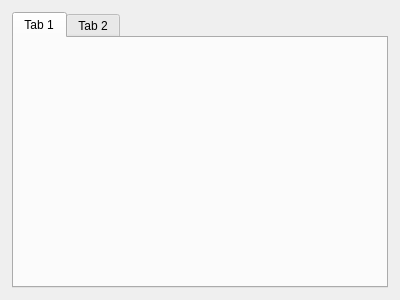
<?xml version="1.0" encoding="UTF-8"?>
<ui version="4.0">
 <class>MainWindow</class>
 <widget class="QDialog" name="MainWindow">
  <property name="geometry">
   <rect>
    <x>0</x>
    <y>0</y>
    <width>400</width>
    <height>300</height>
   </rect>
  </property>
  <property name="windowTitle">
   <string>MainWindow</string>
  </property>
  <layout class="QGridLayout" name="gridLayout">
   <property name="leftMargin">
    <number>0</number>
   </property>
   <property name="topMargin">
    <number>0</number>
   </property>
   <property name="rightMargin">
    <number>0</number>
   </property>
   <property name="bottomMargin">
    <number>0</number>
   </property>
   <item row="0" column="0">
    <widget class="QWidget" name="centralWidget" native="true">
     <property name="enabled">
      <bool>true</bool>
     </property>
     <layout class="QVBoxLayout" name="verticalLayout">
      <property name="leftMargin">
       <number>12</number>
      </property>
      <property name="topMargin">
       <number>12</number>
      </property>
      <property name="rightMargin">
       <number>12</number>
      </property>
      <property name="bottomMargin">
       <number>12</number>
      </property>
      <item>
       <widget class="QTabWidget" name="tabWidget">
        <property name="currentIndex">
         <number>0</number>
        </property>
        <widget class="QWidget" name="tab">
         <attribute name="title">
          <string>Tab 1</string>
         </attribute>
        </widget>
        <widget class="QWidget" name="tab_2">
         <attribute name="title">
          <string>Tab 2</string>
         </attribute>
        </widget>
       </widget>
      </item>
     </layout>
    </widget>
   </item>
  </layout>
 </widget>
 <layoutdefault spacing="6" margin="11"/>
 <resources/>
 <connections/>
</ui>
